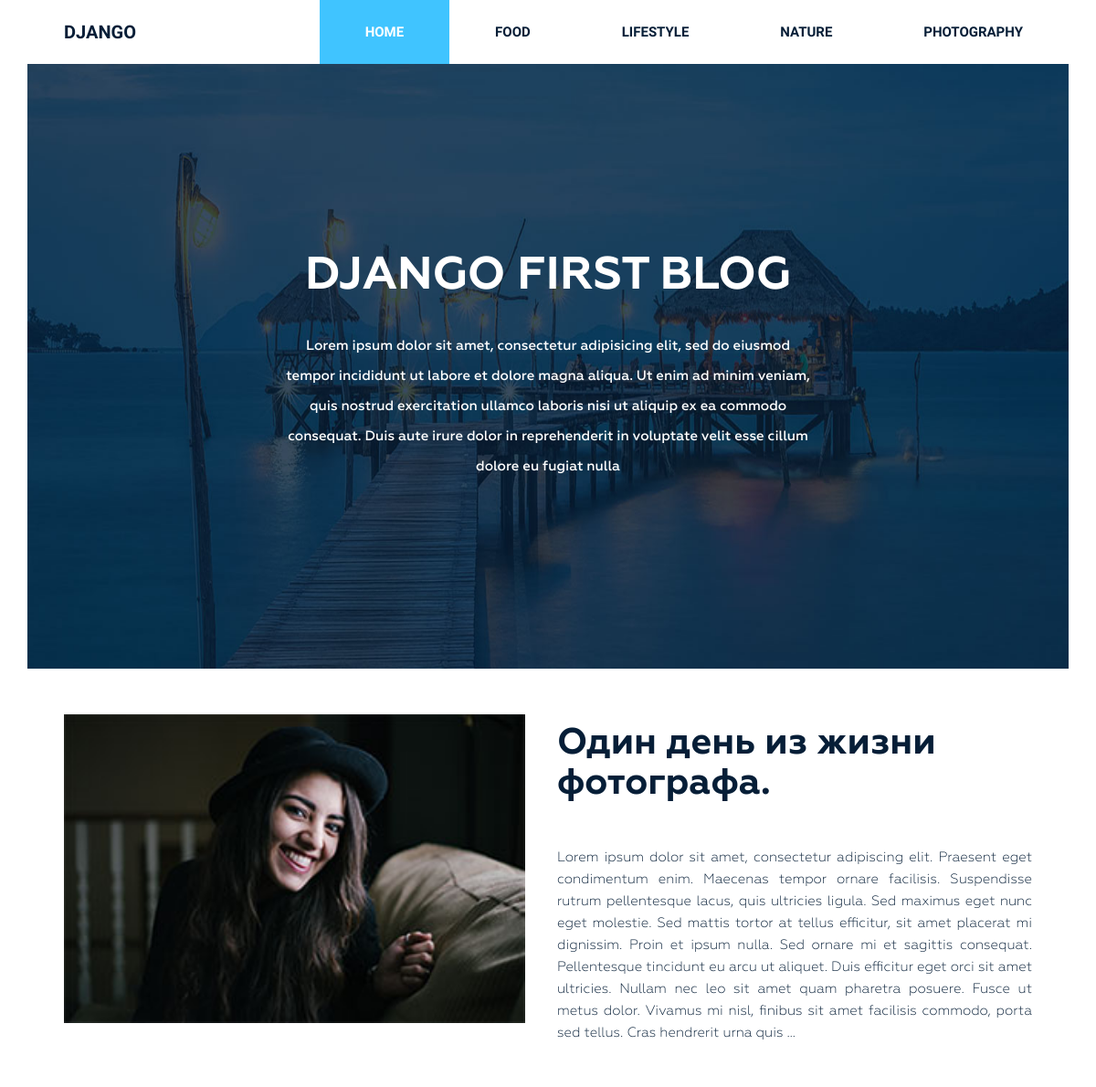
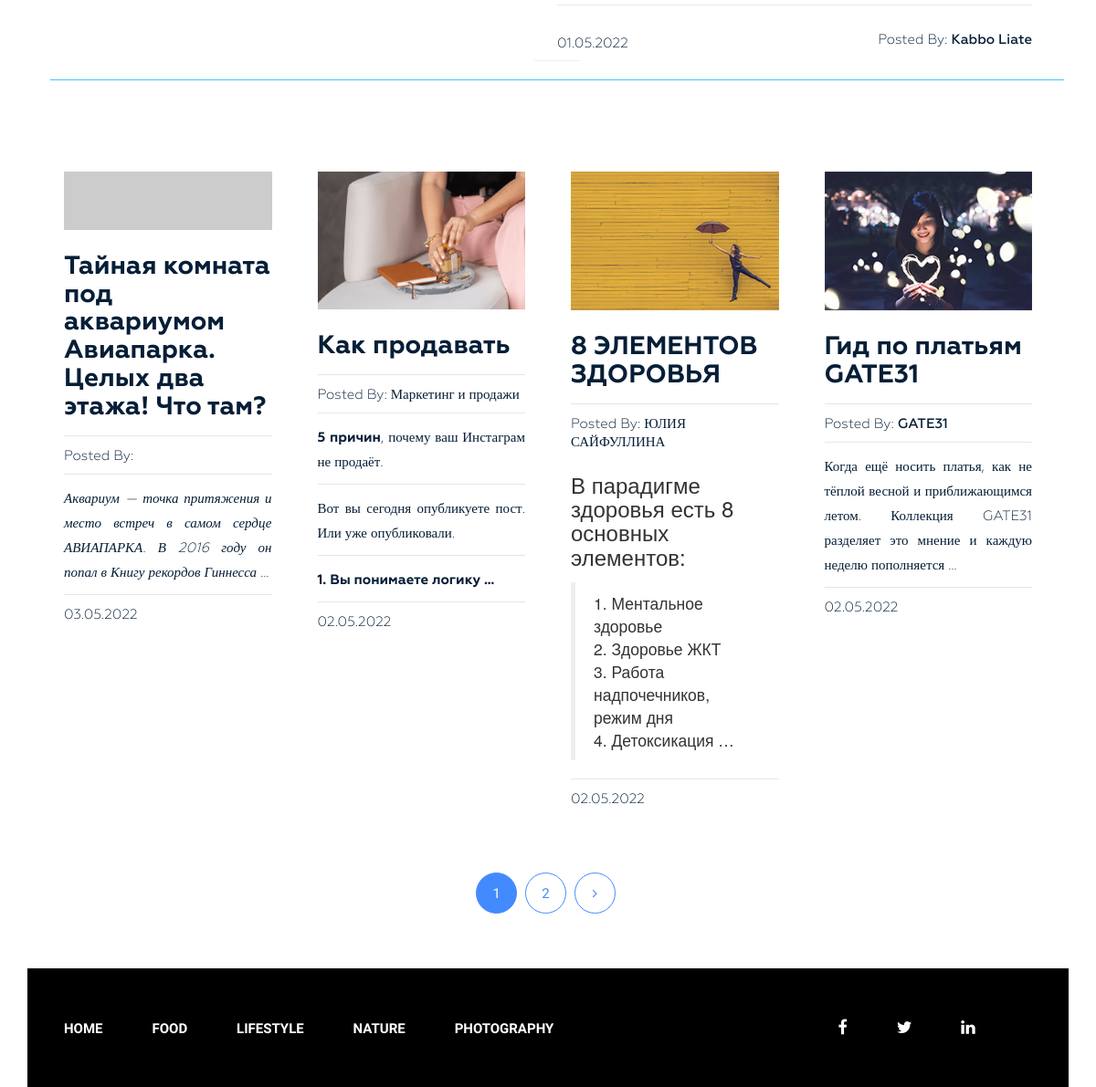
The page / on the database its author committed (2 pictures, top to bottom).
### Burgers/models.py (models this page shows, shortened)
class Category(models.Model):
    title = models.CharField(max_length=255)
    slug = models.SlugField(max_length=255, verbose_name='Url', unique=True)
    def get_absolute_url(self):
        return reverse('category', kwargs={"slug": self.slug})
    class Meta:
        ordering = ['title']
        verbose_name_plural = 'Категории'

class Post(models.Model):
    title = models.CharField(max_length=255)
    slug = models.SlugField(max_length=255)
    author = models.CharField(max_length=100)
    content = models.TextField(blank=True)
    created_at = models.DateTimeField(auto_now_add=True, verbose_name='Дата публикации')
    photo = models.ImageField(upload_to='photos/%Y/%m/%d/', blank=True)
    views = models.IntegerField(default=0, verbose_name='кол-во просмотров')
    category = models.ForeignKey(Category, on_delete=models.PROTECT, related_name='posts')
    tags = models.ManyToManyField(Tag, blank=True, related_name='posts')
    is_pinned = models.BooleanField(default=False, verbose_name='закрепленно?')
    class Meta:
        ordering = ['-created_at']
        verbose_name_plural = 'Посты'
    def get_absolute_url(self):
        return reverse('post', kwargs={"slug": self.slug})

### Burgers/views.py (the view)
# urls.py: path('', Home.as_view(), name='home'),
class Home(ListView):
    model = Post
    template_name = 'Burgers/index.html'
    context_object_name = 'posts'
    paginate_by = 4
    def get_context_data(self, *, object_list=None, **kwargs):
        context = super().get_context_data(**kwargs)
        context['title'] = 'Classic Blog Design'
        return context
    def get_queryset(self):
        return Post.objects.filter(is_pinned=False)

### Burgers/templatetags/menu.py (called while the page is built)
@register.inclusion_tag('Burgers/menu_tpl.html')
def show_menu(menu_class='menu'):
    categories = Category.objects.all()
    return {"categories":categories, "menu_class":menu_class}

### Burgers/templatetags/pinned.py (called while the page is built)
@register.inclusion_tag('Burgers/pinned_tpl.html')
def show_pinned():
    posts = Post.objects.filter(is_pinned=True)
    return {'posts':posts}

### Burgers/templates/Burgers/index.html (shortened to what this page needs)
{% extends 'base.html' %}
{% load static %}
{% load pinned %}
{% block content %}
<section class="bg-text-area">
    <div class="container">
        <div class="row">
            <div class="col-md-12">
                <div class="bg-text">
                    <h3>Django First Blog</h3>
                    <p>Lorem ipsum dolor sit amet, consectetur adipisicing elit, sed do eiusmod tempor incididunt ut
                        labore et dolore magna aliqua. Ut enim ad minim veniam, quis nostrud exercitation ullamco
                        laboris nisi ut aliquip ex ea commodo consequat. Duis aute irure dolor in reprehenderit in
                        voluptate velit esse cillum dolore eu fugiat nulla </p>
                </div>
            </div>
        </div>
    </div>
</section>
<section class="blog-post-area">
    <div class="container">
        <div class="row">
            <div class="blog-post-area-style">
                {% show_pinned %}
            <div class="border-top" style="border-top: 1px solid #40c4ff"></div>
                {% for post in posts %}
                <div class="col-md-3">
                    <div class="single-post">
                        {% if post.photo %}
                        <img src="{{ post.photo.url }}" alt="{{post.title}}">
                        {% else %}
                        <img src="https://picsum.photos/id/1060/300/201/?blur=2" alt="{{post.title}}">
                        {% endif %}
                        <h3><a href="{{ post.get_absolute_url }}">{{ post.title }}</a></h3>
                        <h4><span>Posted By: <span class="author-name">{{ post.author }}</span></span>
                        </h4>
                        {{ post.content|truncatewords_html:20|safe }}
                        <h4><span>{{post.created_at|date:"d.m.Y"}}</span></h4>
                    </div>
                </div>
                {% endfor %}
            </div>
        </div>
    </div>
    {% if page_obj.has_other_pages %}
    <div class="pegination">
        <div class="nav-links">
            {% for p in page_obj.paginator.page_range %}
            {% if page_obj.number == p %}
            <span class="page-numbers current">{{ p }}</span>
            {% else %}
            <a class="page-numbers" href="?page= {{ p }}">{{ p }}</a>
            {% endif %}
            {% endfor %}
            {% if page_obj.has_next %}
            <a class="page-numbers" href="?page={{ page_obj.next_page_number }}"><i class="fa fa-angle-right"
                                                                                    aria-hidden="true"></i></a>
            {% endif %}
        </div>
    </div>
    {% endif %}
</section>
{% endblock %}

### Burgers/templates/Burgers/menu_tpl.html
<div class="{{menu_class}}">
    <ul>
        <li><a href="{% url 'home' %}">Home</a></li>
        {% for item in categories %}
        <li><a href="{{ item.get_absolute_url }}">{{ item.title }}</a></li>
        {% endfor %}
    </ul>
</div>

### Burgers/templates/Burgers/pinned_tpl.html (shortened to what this page needs)
{% for post in posts %}
<div class="col-md-12">
    <div class="single-post-big">
        <div class="big-image">
            <img src="{{ post.photo.url }}" alt="">
        </div>
        <div class="big-text">
            <h3><a href="{{ post.get_absolute_url }}">{{ post.title }}.</a></h3>
            <p>{{ post.content|truncatewords_html:90|safe }}</p>
            <h4><span class="date">{{post.created_at|date:"d.m.Y"}}</span><span class="author">Posted By: <span
                    class="author-name">{{ post.author }}</span></span>
            </h4>
        </div>
    </div>
</div>
<hr width="50">
{% endfor %}

### static/style.css (style rules this page uses)
.wrapper header.header .menu { margin: 0 }
.wrapper header.header .menu ul { float: right; margin: 0; padding: 0; margin-right: 4px; }
.wrapper header.header .menu ul li { display: inline-block; list-style: outside none none; margin: 0 -4px 0 0; }
.wrapper header.header .menu ul li a { color: rgb(6, 30, 55); font-family: "Raleway", sans-serif; font-size: 15px; font-weight: 600; line-height: 70px; padding: 26px 50px; text-decoration: none; text-transform: uppercase; }
.wrapper header.header .menu ul li.active a { background: #40c4ff; color: #fff; }
.wrapper section.bg-text-area .bg-text { background-image: url(img/bg-iamges.jpg); background-size: 100% 100%; padding: 205px 280px; }
.wrapper section.bg-text-area .bg-text h3 { color: #fff; font-family: Geometria; font-size: 50px; font-weight: 700; text-align: center; text-transform: uppercase; margin: 0; }
.wrapper section.bg-text-area .bg-text p { color: #fff; font-family: Geometria; font-size: 15px; font-weight: 500; line-height: 33px; margin: 32px 0 0; text-align: center; }
section.blog-post-area { margin-top: 50px; }
section.blog-post-area .big-image { float: left; width: 50%; padding-right: 35px; }
section.blog-post-area .big-text { float: right; width: 50%; padding-right: 20px; }
section.blog-post-area img { width: 100%; }
section.blog-post-area .big-text h3 { margin: 10px 0 0; }
section.blog-post-area .big-text h3 a { font-family: Geometria; font-weight: 700; font-size: 40px; color: #061e37; text-decoration: none; }
section.blog-post-area .big-text p { color: #061e37; font-family: Geometria; font-size: 15px; font-weight: 400; line-height: 24px; padding-top: 18px; text-align: justify; text-decoration: none; }
section.blog-post-area .big-text h4 { margin-top: 25px; padding-top: 30px; position: relative; }
section.blog-post-area .big-text h4::before { background: #e6e6e6 none repeat scroll 0 0; content: ""; height: 1px; position: absolute; top: 0; width: 100%; }
section.blog-post-area .single-post { padding-right: 20px; margin: 100px 0px 0px; }
section.blog-post-area h4 span { font-family: Geometria; font-weight: 400; font-size: 15px; color: #061e37; text-decoration: none; }
section.blog-post-area .big-text h4 span.author { float: right }
section.blog-post-area h4 span.author-name { font-weight: 500; }
.blog-post-area .single-post h3 a { font-family: Geometria; font-size: 28px; font-weight: 700; text-decoration: none; color: #061e37; }
.blog-post-area .single-post p { color: #061e37; font-family: Geometria; font-size: 15px; font-weight: 400; line-height: 27px; padding-top: 14px; position: relative; text-align: justify; }
.blog-post-area .single-post h4 { margin-bottom: 12px; padding-top: 10px; position: relative; }
.blog-post-area .single-post h4::before { background: #e6e6e6 none repeat scroll 0 0; content: ""; height: 1px; position: absolute; top: 0; width: 100%; }
.blog-post-area .single-post p::before { background: #e6e6e6 none repeat scroll 0 0; content: ""; height: 1px; position: absolute; top: 0; width: 100%; }
.blog-post-area .single-post h3 { margin: 25px 0 15px; }
.blog-post-area .pegination { margin-top: 60px; margin-bottom: 60px; }
.blog-post-area .pegination .nav-links { margin: 0; padding: 0; text-align: center; }
.blog-post-area .pegination .nav-links .page-numbers { border: 1px solid #448aff; border-radius: 50%; color: #448aff; display: inline-block; font-family: "Roboto", sans-serif; font-size: 15px; font-weight: 400; height: 45px; line-height: 45px; list-style: outside none none; margin-right: 5px; text-align: center; width: 45px; }
.blog-post-area .blog-post-area-style { margin: 0 20px 0 40px; }
.blog-post-area .pegination .nav-links .page-numbers.current { background: #448aff; color: #fff; }
.blog-post-area .pegination .nav-links a { text-decoration: none; }
.wrapper footer.footer .footer-menu { margin: 0 }
.wrapper footer.footer .footer-menu ul { line-height: 130px; margin: 0; padding: 0; }
.wrapper footer.footer .footer-menu ul li { display: inline; list-style: outside none none; margin: 0; padding: 30px 0px; }
.wrapper footer.footer .footer-menu ul li a { color: #fff; font-family: "Raleway", sans-serif; font-size: 15px; font-weight: 600; line-height: 70px; margin-left: 40px; padding: 26px 10px 26px 0; text-decoration: none; text-transform: uppercase; }

### rows shown on the page
Category: title "FOOD"
Category: title "LIFESTYLE"
Category: title "NATURE"
Category: title "PHOTOGRAPHY"
Post: photo (picture), title "Один день из жизни фотографа", content "Lorem ipsum dolor sit amet, consectetur adipiscing elit. Praesent eget condimentum enim. Maecenas tempor ornare facilisis. Suspendisse rutrum pellentesque lacus, quis ultricies ligula. Sed maximus eget nunc eget molestie. Sed mattis tortor at tellus efficitur, sit amet placerat mi dignissim. Proin et ipsum nulla. Sed ornare mi et sagittis consequat. Pellentesque tincidunt eu arcu ut aliquet. Duis efficitur eget orci sit amet ultricies. Nullam nec leo sit amet quam pharetra posuere. Fusce ut metus dolor. Vivamus mi nisl, finibus sit amet facilisis commodo, porta sed tellus. Cras hendrerit urna quis …", created_at "01.05.2022", author "Kabbo Liate"
Post: title "Тайная комната под аквариумом Авиапарка. Целых два этажа! Что там?", content "Аквариум — точка притяжения и место встреч в самом сердце АВИАПАРКА. В 2016 году он попал в Книгу рекордов Гиннесса …", created_at "03.05.2022"
Post: photo (picture), title "Как продавать", author "Маркетинг и продажи", content "5 причин , почему ваш Инстаграм не продаёт. Вот вы сегодня опубликуете пост. Или уже опубликовали. 1. Вы понимаете логику …", created_at "02.05.2022"
Post: photo (picture), title "8 ЭЛЕМЕНТОВ ЗДОРОВЬЯ", author "ЮЛИЯ САЙФУЛЛИНА", content "В парадигме здоровья есть 8 основных элементов: 1. Ментальное здоровье 2. Здоровье ЖКТ 3. Работа надпочечников, режим дня 4. Детоксикация …", created_at "02.05.2022"
Post: photo (picture), title "Гид по платьям GATE31", author "GATE31", content "Когда ещё носить платья, как не тёплой весной и приближающимся летом. Коллекция GATE31 разделяет это мнение и каждую неделю пополняется …", created_at "02.05.2022"

### other values the page prints
{{ p }} "1"
{{ p }} "2"
